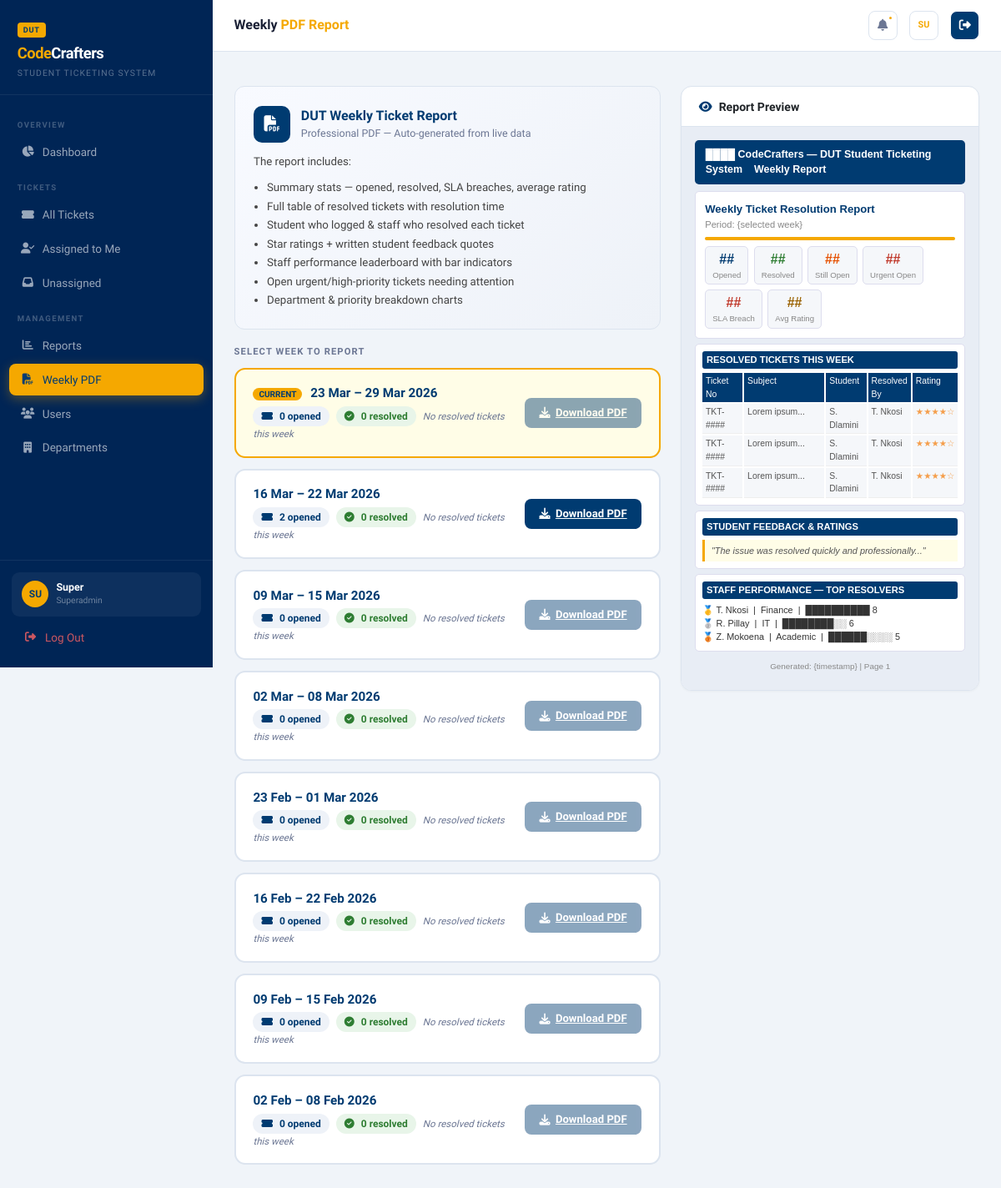
Page /admin/reports/weekly (signed in) on the committed database.
### tables this page shows
CREATE TABLE users (
        id            INTEGER PRIMARY KEY AUTOINCREMENT,
        student_no    TEXT UNIQUE,
        full_name     TEXT NOT NULL,
        email         TEXT UNIQUE NOT NULL,
        phone         TEXT,
        password_hash TEXT NOT NULL,
        role          TEXT NOT NULL DEFAULT 'student',
        department_id INTEGER,
        is_active     INTEGER NOT NULL DEFAULT 1,
        created_at    TEXT NOT NULL,
        FOREIGN KEY(department_id) REFERENCES departments(id)
    );

### app.py (the view)
@app.route('/admin/reports/weekly')
@login_required
@superadmin_required
def weekly_report_page():
    db = get_db()
    weeks_data = []
    for offset in range(0, -8, -1):
        from datetime import datetime, timedelta
        now = datetime.utcnow()
        sow = now - timedelta(days=now.weekday()) + timedelta(weeks=offset)
        sow = sow.replace(hour=0, minute=0, second=0, microsecond=0)
        eow = sow + timedelta(days=6, hours=23, minutes=59, seconds=59)
        cnt = db.execute("SELECT COUNT(*) FROM tickets WHERE resolved_at BETWEEN ? AND ?",
                         (sow.strftime('%Y-%m-%d %H:%M:%S'), eow.strftime('%Y-%m-%d %H:%M:%S'))).fetchone()[0]
        opened = db.execute("SELECT COUNT(*) FROM tickets WHERE created_at BETWEEN ? AND ?",
                            (sow.strftime('%Y-%m-%d %H:%M:%S'), eow.strftime('%Y-%m-%d %H:%M:%S'))).fetchone()[0]
        weeks_data.append({
            'offset':  offset,
            'label':   f"{sow.strftime('%d %b')} – {eow.strftime('%d %b %Y')}",
            'resolved': cnt,
            'opened':   opened,
            'is_current': offset == 0,
        })
    db.close()
    return render_template('admin/weekly_report.html', weeks=weeks_data)

### templates/admin/weekly_report.html (shortened to what this page needs)
{% extends 'base.html' %}
{% block page_title %}Weekly <span>PDF Report</span>{% endblock %}
{% block content %}
<div class="row g-4">
  <div class="col-lg-7">
    <div class="preview-box">
      <div style="display:flex;align-items:center;gap:.8rem;margin-bottom:.8rem">
        <div style="width:44px;height:44px;background:#003B71;border-radius:10px;display:flex;align-items:center;justify-content:center;flex-shrink:0">
          <i class="fas fa-file-pdf" style="color:#fff;font-size:1.2rem"></i>
        </div>
        <div>
          <div style="font-weight:700;font-size:1rem;color:#003B71">DUT Weekly Ticket Report</div>
          <div style="font-size:.78rem;color:var(--muted)">Professional PDF — Auto-generated from live data</div>
        </div>
      </div>
      <div style="font-size:.83rem;color:#444;line-height:1.7">
        The report includes:
        <ul style="margin:.5rem 0 0 1rem;padding:0">
          <li>Summary stats — opened, resolved, SLA breaches, average rating</li>
          <li>Full table of resolved tickets with resolution time</li>
          <li>Student who logged & staff who resolved each ticket</li>
          <li>Star ratings + written student feedback quotes</li>
          <li>Staff performance leaderboard with bar indicators</li>
          <li>Open urgent/high-priority tickets needing attention</li>
          <li>Department & priority breakdown charts</li>
        </ul>
      </div>
    </div>
    <h6 style="font-size:.7rem;font-weight:700;color:var(--muted);text-transform:uppercase;letter-spacing:.1em;margin-bottom:.8rem">Select Week to Report</h6>
    {% for w in weeks %}
    <div class="week-card {% if w.is_current %}current{% endif %}">
      <div style="flex:1">
        <div class="week-label">
          {% if w.is_current %}<span style="background:#F5A800;color:#003B71;font-size:.63rem;padding:2px 7px;border-radius:10px;font-weight:700;margin-right:6px">CURRENT</span>{% endif %}
          {{ w.label }}
        </div>
        <div class="week-meta mt-1">
          <span class="stat-chip" style="background:#eef2f8;color:#003B71"><i class="fas fa-ticket-alt me-1"></i>{{ w.opened }} opened</span>
          <span class="stat-chip" style="background:#e8f5e9;color:#2e7d32"><i class="fas fa-check-circle me-1"></i>{{ w.resolved }} resolved</span>
          {% if w.resolved == 0 %}<span style="font-size:.72rem;color:var(--muted);font-style:italic">No resolved tickets this week</span>{% endif %}
        </div>
      </div>
      <a href="{{ url_for('download_weekly_report', week=w.offset) }}"
         class="download-btn" {% if w.resolved == 0 and w.opened == 0 %}style="opacity:.45;pointer-events:none"{% endif %}>
        <i class="fas fa-download"></i> Download PDF
      </a>
    </div>
    {% endfor %}
  </div>
  <div class="col-lg-5">
    <div class="card">
      <div class="card-head"><h6><i class="fas fa-eye me-2" style="color:#003B71"></i>Report Preview</h6></div>
      <div class="card-body p-0">
        <div style="background:#e8edf5;padding:1rem;font-size:.72rem;color:#555;font-family:monospace;border-radius:0 0 12px 12px">
          <div style="background:#003B71;color:#fff;padding:.5rem .8rem;border-radius:5px;margin-bottom:.5rem;font-family:sans-serif;font-size:.78rem;font-weight:700">
            ████ CodeCrafters — DUT Student Ticketing System &nbsp;&nbsp; Weekly Report
          </div>
          <div style="background:#fff;border:1px solid #dde;border-radius:5px;padding:.7rem;margin-bottom:.4rem">
            <div style="color:#003B71;font-weight:700;font-size:.82rem;font-family:sans-serif">Weekly Ticket Resolution Report</div>
            <div style="color:#888;font-size:.7rem;font-family:sans-serif">Period: {selected week}</div>
            <div style="height:4px;background:#F5A800;border-radius:2px;margin:.4rem 0"></div>
            <div style="display:flex;gap:.4rem;flex-wrap:wrap;margin-top:.4rem">
              {% for label, col in [('Opened','#003B71'),('Resolved','#2e7d32'),('Still Open','#e65100'),('Urgent Open','#c0392b'),('SLA Breach','#c0392b'),('Avg Rating','#9a6200')] %}
              <div style="background:#f5f7fa;border:1px solid #dde;border-radius:5px;padding:3px 8px;text-align:center;min-width:52px">
                <div style="font-size:1rem;font-weight:800;color:{{ col }};font-family:sans-serif">##</div>
                <div style="font-size:.6rem;color:#888;font-family:sans-serif">{{ label }}</div>
              </div>
              {% endfor %}
            </div>
          </div>
          <div style="background:#fff;border:1px solid #dde;border-radius:5px;padding:.5rem;margin-bottom:.4rem">
            <div style="background:#003B71;color:#fff;padding:2px 5px;font-family:sans-serif;font-size:.7rem;border-radius:3px;margin-bottom:.3rem;font-weight:700">RESOLVED TICKETS THIS WEEK</div>
            <div style="display:grid;grid-template-columns:1fr 2fr 1fr 1fr 1fr;gap:2px;font-size:.65rem;font-family:sans-serif">
              <div style="background:#003B71;color:#fff;padding:2px 4px">Ticket No</div>
              <div style="background:#003B71;color:#fff;padding:2px 4px">Subject</div>
              <div style="background:#003B71;color:#fff;padding:2px 4px">Student</div>
              <div style="background:#003B71;color:#fff;padding:2px 4px">Resolved By</div>
              <div style="background:#003B71;color:#fff;padding:2px 4px">Rating</div>
              {% for _ in range(3) %}
              <div style="background:#f5f7fa;padding:2px 4px;border-bottom:1px solid #eee">TKT-####</div>
              <div style="background:#f5f7fa;padding:2px 4px;border-bottom:1px solid #eee">Lorem ipsum...</div>
              <div style="background:#f5f7fa;padding:2px 4px;border-bottom:1px solid #eee">S. Dlamini</div>
              <div style="background:#f5f7fa;padding:2px 4px;border-bottom:1px solid #eee">T. Nkosi</div>
              <div style="background:#f5f7fa;padding:2px 4px;border-bottom:1px solid #eee;color:#f59e4b">★★★★☆</div>
              {% endfor %}
            </div>
          </div>
          <div style="background:#fff;border:1px solid #dde;border-radius:5px;padding:.5rem;margin-bottom:.4rem">
            <div style="background:#003B71;color:#fff;padding:2px 5px;font-family:sans-serif;font-size:.7rem;border-radius:3px;margin-bottom:.3rem;font-weight:700">STUDENT FEEDBACK & RATINGS</div>
            <div style="background:#fffde7;border-left:3px solid #F5A800;padding:.3rem .5rem;font-style:italic;font-size:.68rem;font-family:sans-serif;color:#555">"The issue was resolved quickly and professionally..."</div>
          </div>
          <div style="background:#fff;border:1px solid #dde;border-radius:5px;padding:.5rem">
            <div style="background:#003B71;color:#fff;padding:2px 5px;font-family:sans-serif;font-size:.7rem;border-radius:3px;margin-bottom:.3rem;font-weight:700">STAFF PERFORMANCE — TOP RESOLVERS</div>
            <div style="font-family:sans-serif;font-size:.68rem;color:#333">
              🥇 T. Nkosi &nbsp;|&nbsp; Finance &nbsp;|&nbsp; ██████████ 8<br>
              🥈 R. Pillay &nbsp;|&nbsp; IT &nbsp;|&nbsp; ████████░░ 6<br>
              🥉 Z. Mokoena &nbsp;|&nbsp; Academic &nbsp;|&nbsp; ██████░░░░ 5
            </div>
          </div>
          <div style="background:#e8edf5;text-align:center;font-family:sans-serif;font-size:.62rem;color:#888;margin-top:.4rem;padding:.3rem">
            Generated: {timestamp} | Page 1
          </div>
        </div>
      </div>
    </div>
  </div>
</div>
{% endblock %}

### templates/base.html (shortened to what this page needs)
<!DOCTYPE html>
<html lang="en">
<head>
<link href="https://cdn.jsdelivr.net/npm/bootstrap@5.3.2/dist/css/bootstrap.min.css" rel="stylesheet">
<link href="https://cdnjs.cloudflare.com/ajax/libs/font-awesome/6.5.0/css/all.min.css" rel="stylesheet">
</head>
<body>
{% if cu %}
<aside class="sidebar" id="sidebar">
  <div class="sb-brand">
    <div class="sb-dut-badge">DUT</div>
    <div class="sb-logo"><span>Code</span>Crafters</div>
    <div class="sb-tagline">Student Ticketing System</div>
  </div>
  <nav class="sb-nav">
    {% if cu['role'] in ('staff','superadmin') %}
    {% if cu['role'] == 'staff' %}
    <div class="sb-section">My Work</div>
    <a href="{{ url_for('staff_dashboard') }}" class="sb-link {% if request.endpoint=='staff_dashboard' %}active{% endif %}">
      <span class="sb-icon"><i class="fas fa-tachometer-alt"></i></span>My Dashboard
    </a>
    <div class="sb-section">Tasks</div>
    <a href="{{ url_for('staff_dashboard') }}#my-tasks" class="sb-link {% if request.endpoint in ('staff_ticket',) %}active{% endif %}">
      <span class="sb-icon"><i class="fas fa-tasks"></i></span>My Tasks
    </a>
    <a href="{{ url_for('staff_dashboard') }}#dept-queue" class="sb-link">
      <span class="sb-icon"><i class="fas fa-inbox"></i></span>Dept Queue
    </a>
    <div class="sb-section">Account</div>
    <a href="{{ url_for('profile') }}" class="sb-link {% if request.endpoint=='profile' %}active{% endif %}">
      <span class="sb-icon"><i class="fas fa-user-circle"></i></span>Profile
    </a>
    {% else %}
    <div class="sb-section">Overview</div>
    <a href="{{ url_for('admin_dashboard') }}" class="sb-link {% if request.endpoint=='admin_dashboard' %}active{% endif %}">
      <span class="sb-icon"><i class="fas fa-chart-pie"></i></span>Dashboard
    </a>
    <div class="sb-section">Tickets</div>
    <a href="{{ url_for('admin_tickets') }}" class="sb-link {% if request.endpoint=='admin_tickets' %}active{% endif %}">
      <span class="sb-icon"><i class="fas fa-ticket-alt"></i></span>All Tickets
    </a>
    <a href="{{ url_for('admin_tickets') }}?assigned=me" class="sb-link {% if request.args.get('assigned')=='me' %}active{% endif %}">
      <span class="sb-icon"><i class="fas fa-user-check"></i></span>Assigned to Me
    </a>
    <a href="{{ url_for('admin_tickets') }}?assigned=unassigned" class="sb-link {% if request.args.get('assigned')=='unassigned' %}active{% endif %}">
      <span class="sb-icon"><i class="fas fa-inbox"></i></span>Unassigned
    </a>
    <div class="sb-section">Management</div>
    <a href="{{ url_for('admin_reports') }}" class="sb-link {% if request.endpoint=='admin_reports' %}active{% endif %}">
      <span class="sb-icon"><i class="fas fa-chart-bar"></i></span>Reports
    </a>
    <a href="{{ url_for('weekly_report_page') }}" class="sb-link {% if request.endpoint in ('weekly_report_page','download_weekly_report') %}active{% endif %}">
      <span class="sb-icon"><i class="fas fa-file-pdf"></i></span>Weekly PDF
    </a>
    <a href="{{ url_for('admin_users') }}" class="sb-link {% if request.endpoint in ('admin_users','add_user') %}active{% endif %}">
      <span class="sb-icon"><i class="fas fa-users"></i></span>Users
    </a>
    <a href="{{ url_for('admin_departments') }}" class="sb-link {% if request.endpoint=='admin_departments' %}active{% endif %}">
      <span class="sb-icon"><i class="fas fa-building"></i></span>Departments
    </a>
    {% endif %}
    {% endif %}
  </nav>
  <div class="sb-footer">
    <div class="uc">
      <div class="uc-av">{{ cu['full_name'][:2].upper() }}</div>
      <div><div class="uc-name">{{ cu['full_name'].split()[0] }}</div><div class="uc-role">{{ cu['role'] }}</div></div>
    </div>
    <a href="{{ url_for('logout') }}" class="sb-link" style="color:rgba(255,100,100,.8)">
      <span class="sb-icon"><i class="fas fa-sign-out-alt"></i></span>Log Out
    </a>
  </div>
</aside>
<div class="main">
  <div class="topbar">
    <div class="topbar-title">{% block page_title %}Dashboard{% endblock %}</div>
    <a href="#notifPanel" class="tb-btn" data-bs-toggle="offcanvas">
      <i class="fas fa-bell" style="font-size:.88rem"></i>
      {% if unread>0 %}<span class="ndot"></span>{% endif %}
    </a>
    <a href="{{ url_for('profile') if cu['role']=='student' else url_for('admin_dashboard') }}" class="tb-btn">
      <span style="font-size:.68rem;font-weight:800;color:#F5A800">{{ cu['full_name'][:2].upper() }}</span>
    </a>
    <a href="{{ url_for('logout') }}" class="tb-btn" title="Logout" style="border-color:#fff;background:#003B71;color:#fff;">
      <i class="fas fa-sign-out-alt" style="font-size:.88rem"></i>
    </a>
  </div>
  <div class="px-4 pt-3">
  </div>
  <div class="page-body">{% block content %}{% endblock %}</div>
</div>
{% endif %}
</body>
</html>

### rows in the picture
users: full_name "SU", full_name "Super", role "Superadmin"

### other values in the picture
{{ w.label }} "23 Mar – 29 Mar 2026" "16 Mar – 22 Mar 2026" "09 Mar – 15 Mar 2026" "02 Mar – 08 Mar 2026" "23 Feb – 01 Mar 2026" "16 Feb – 22 Feb 2026" "09 Feb – 15 Feb 2026" "02 Feb – 08 Feb 2026"
{{ w.opened }} "0" "2" "0" "0" "0" "0" "0" "0"
{{ w.resolved }} "0" "0" "0" "0" "0" "0" "0" "0"
{{ label }} "Opened" "Resolved" "Still Open" "Urgent Open" "SLA Breach" "Avg Rating"
